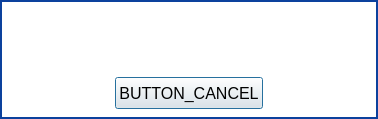
<?xml version="1.0" encoding="UTF-8"?>
<ui version="4.0">
 <class>ClaimDialog</class>
 <widget class="QDialog" name="ClaimDialog">
  <property name="geometry">
   <rect>
    <x>0</x>
    <y>0</y>
    <width>378</width>
    <height>119</height>
   </rect>
  </property>
  <property name="windowTitle">
   <string>Dialog</string>
  </property>
  <property name="modal">
   <bool>true</bool>
  </property>
  <layout class="QVBoxLayout" name="verticalLayout">
   <property name="leftMargin">
    <number>0</number>
   </property>
   <property name="topMargin">
    <number>0</number>
   </property>
   <property name="rightMargin">
    <number>0</number>
   </property>
   <property name="bottomMargin">
    <number>0</number>
   </property>
   <item>
    <widget class="QWidget" name="widget" native="true">
     <property name="styleSheet">
      <string notr="true">QWidget#widget
{
border: 2px solid rgb(12, 65, 157);
background-color: rgb(255, 255, 255);
}</string>
     </property>
     <layout class="QVBoxLayout" name="verticalLayout_2">
      <property name="spacing">
       <number>5</number>
      </property>
      <property name="leftMargin">
       <number>10</number>
      </property>
      <property name="topMargin">
       <number>10</number>
      </property>
      <property name="rightMargin">
       <number>10</number>
      </property>
      <property name="bottomMargin">
       <number>10</number>
      </property>
      <item>
       <layout class="QHBoxLayout" name="horizontalLayout">
        <property name="spacing">
         <number>8</number>
        </property>
        <item>
         <widget class="QLabel" name="label">
          <property name="sizePolicy">
           <sizepolicy hsizetype="Expanding" vsizetype="Preferred">
            <horstretch>0</horstretch>
            <verstretch>0</verstretch>
           </sizepolicy>
          </property>
          <property name="font">
           <font>
            <pointsize>12</pointsize>
           </font>
          </property>
          <property name="text">
           <string/>
          </property>
          <property name="alignment">
           <set>Qt::AlignCenter</set>
          </property>
          <property name="wordWrap">
           <bool>true</bool>
          </property>
         </widget>
        </item>
       </layout>
      </item>
      <item>
       <layout class="QHBoxLayout" name="horizontalLayout_2">
        <item>
         <spacer name="horizontalSpacer">
          <property name="orientation">
           <enum>Qt::Horizontal</enum>
          </property>
          <property name="sizeHint" stdset="0">
           <size>
            <width>40</width>
            <height>20</height>
           </size>
          </property>
         </spacer>
        </item>
        <item>
         <widget class="ShadowedButton" name="button_cancel">
          <property name="minimumSize">
           <size>
            <width>0</width>
            <height>32</height>
           </size>
          </property>
          <property name="font">
           <font>
            <pointsize>12</pointsize>
           </font>
          </property>
          <property name="layoutDirection">
           <enum>Qt::RightToLeft</enum>
          </property>
          <property name="styleSheet">
           <string notr="true"/>
          </property>
          <property name="text">
           <string>BUTTON_CANCEL</string>
          </property>
          <property name="iconSize">
           <size>
            <width>20</width>
            <height>20</height>
           </size>
          </property>
         </widget>
        </item>
        <item>
         <spacer name="horizontalSpacer_2">
          <property name="orientation">
           <enum>Qt::Horizontal</enum>
          </property>
          <property name="sizeHint" stdset="0">
           <size>
            <width>40</width>
            <height>20</height>
           </size>
          </property>
         </spacer>
        </item>
       </layout>
      </item>
     </layout>
    </widget>
   </item>
  </layout>
 </widget>
 <customwidgets>
  <customwidget>
   <class>ShadowedButton</class>
   <extends>QPushButton</extends>
   <header>parsec.core.gui.custom_widgets</header>
  </customwidget>
 </customwidgets>
 <resources/>
 <connections/>
</ui>
